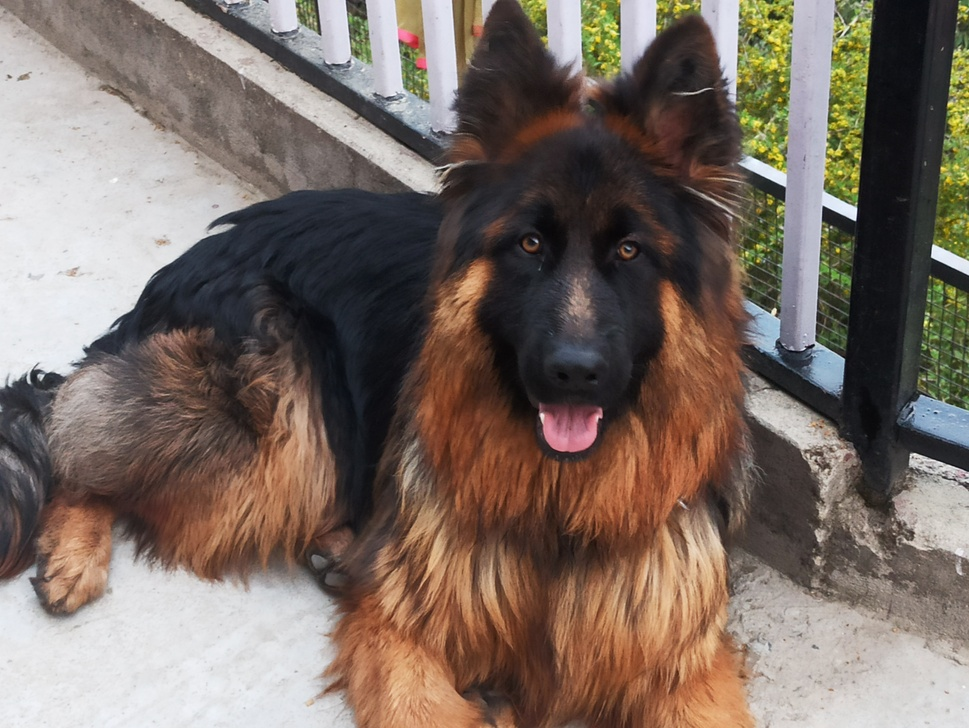
#> input picture dog.jpg, 969 x 728 px, shrunk from 4624 x 3472 before the run
$ jupyter execute --allow-errors svdAndpca.ipynb
#> lines starting #> are read from the running program, lines starting #| are printed output that depends on the picture; long printed decimals are rounded
[cell 1]
import numpy as np
from PIL import Image
import matplotlib.pyplot as plt
import cv2


img = Image.open("dog.jpg").convert('L')
plt.imshow(img)

imgArr = np.array(img)
u, s, v = np.linalg.svd(imgArr)
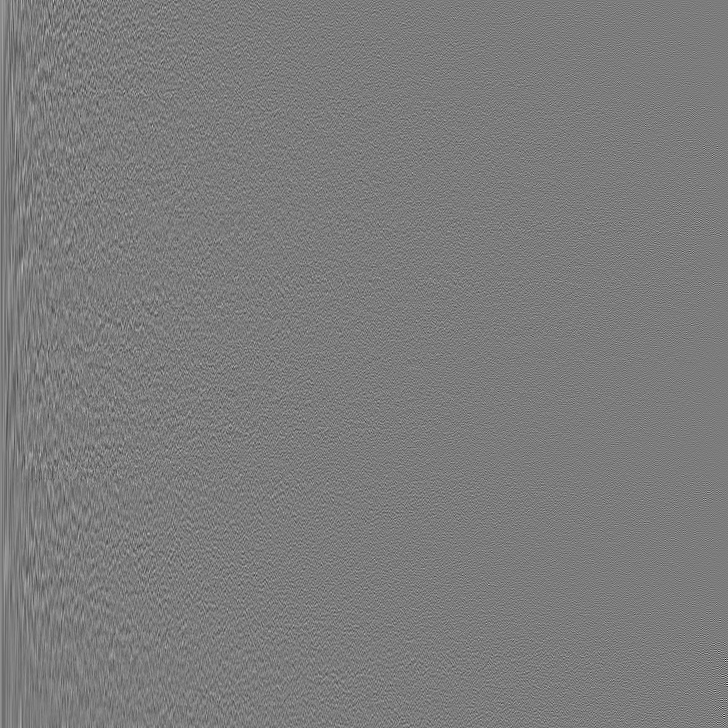
#> u: shape (728, 728) float64; min -0.326, max 0.342, mean 4.65e-05; drawn with min black and max white
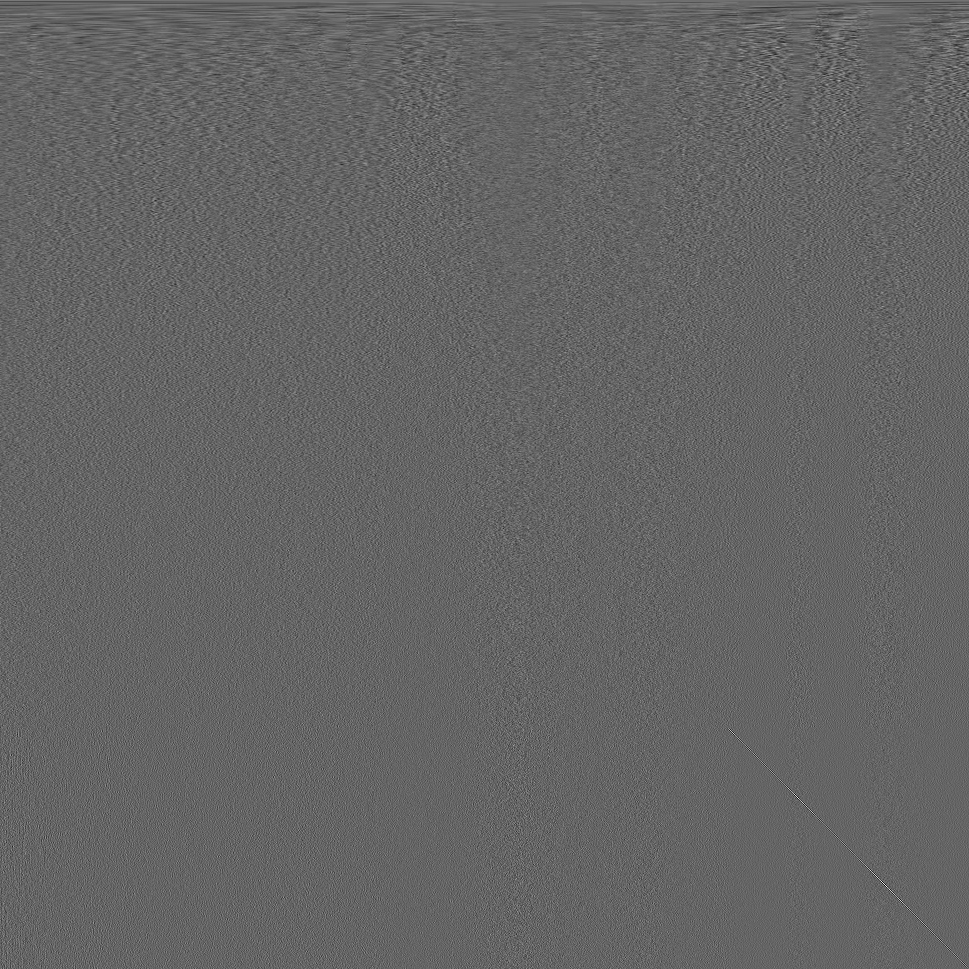
#> v: shape (969, 969) float64; min -0.256, max 0.39, mean 5.32e-05; drawn with min black and max white
#> s = 728 values, max 102310 at index 0, min 4.64 at index 727, mean 617.3
k=50
uk = u[:, :k]
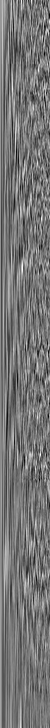
#> uk: shape (728, 50) float64; min -0.139, max 0.163, mean 0.000655; drawn with min black and max white
sk = s[:k]
#> sk = 50 values, max 102310 at index 0, min 1298.3 at index 49, mean 6054.8
vk = v[:k, :]


h, w = imgArr.shape
#> h = 728; w = 969
size = img.size
#> size = (969, 728)
size = size[0]*size[1]
#> size = 705432

compSize = k*(h+w+k)
#> compSize = 87350
svdComp = size/compSize
#> svdComp = 8.08
# print(size, svdComp)


imgCompressed = np.dot(uk, np.dot(np.diag(sk), vk))
compRatioSVD = (k*(imgArr.shape[0] + imgArr.shape[1] + k))/(imgArr.shape[0]*imgArr.shape[1])
#> compRatioSVD = 0.124
# imgCompressed = Image.fromarray(imgCompressed.astype('uint8'), 'L')
# plt.imshow(imgCompressed)

# low_rank = np.dot(uk, np.dot(np.diag(sk), vk))
plt.figure(figsize=(16, 8))
plt.imshow(imgCompressed)
cv2.imwrite("dogSVD.jpg", imgCompressed)

# cv2.imwrite("dogSVD.jpg", imgCompressed)

print("Compression ratio:", svdComp)
#| Compression ratio: 8.076

[cell 2]
img = cv2.imread('dog.jpg')
#> img: shape (728, 969, 3)
# plt.imshow(img)

red,green,blue = cv2.split(img)
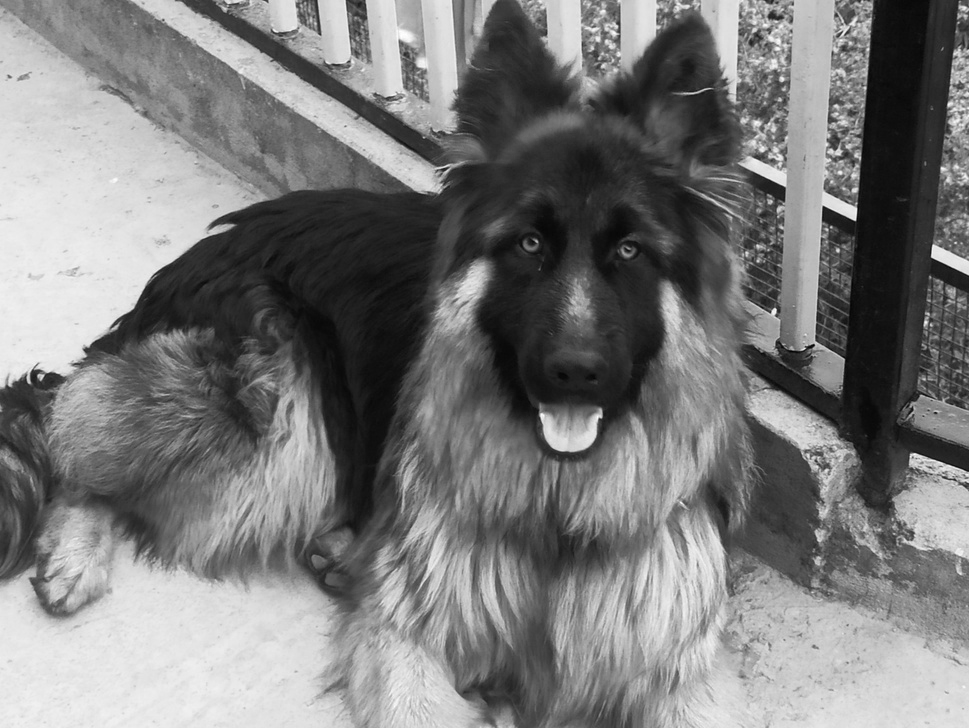
#> blue: shape (728, 969); min 2, max 255, mean 122.8

[cell 3]
from sklearn.decomposition import PCA

# k = 50
pca = PCA(k)


redMatrix  =pca.fit_transform(red)
invMatrixRed = pca.inverse_transform(redMatrix)


greenMatrix=pca.fit_transform(green)
invMatrixGreen = pca.inverse_transform(greenMatrix)
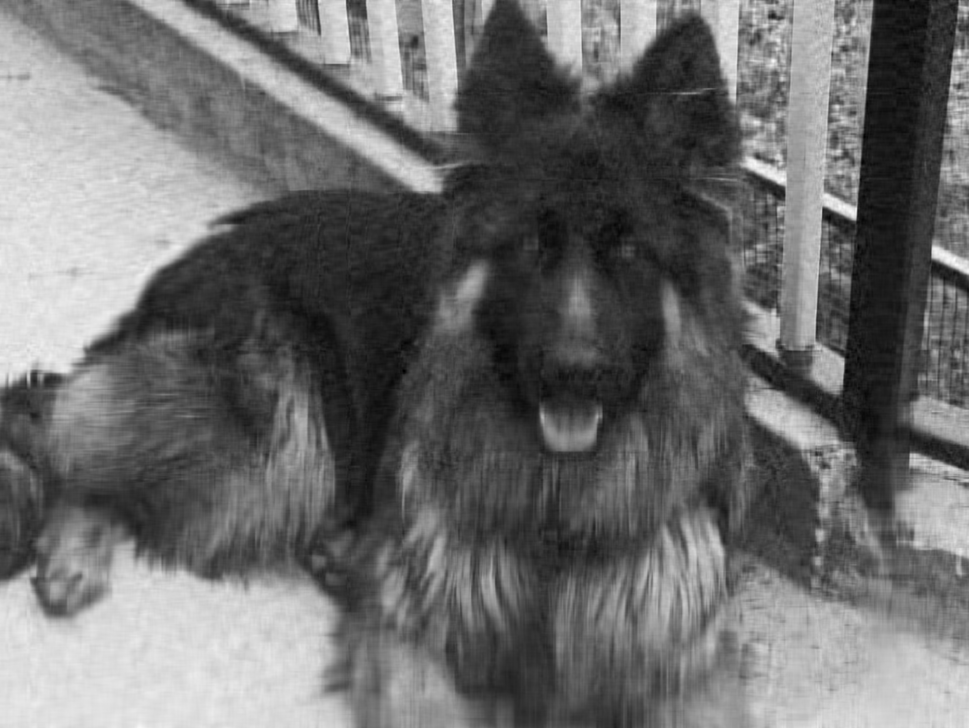
#> invMatrixGreen: shape (728, 969) float64; min -10.97, max 267.4, mean 109; drawn with min black and max white


blueMatrix=pca.fit_transform(blue)
invMatrixBlue = pca.inverse_transform(blueMatrix)


img2 = (np.dstack((invMatrixRed,invMatrixGreen,invMatrixBlue))).astype(np.uint8)
# plt.imshow(img2)
img2 = np.zeros_like(img)
img2[:,:,0] = invMatrixRed
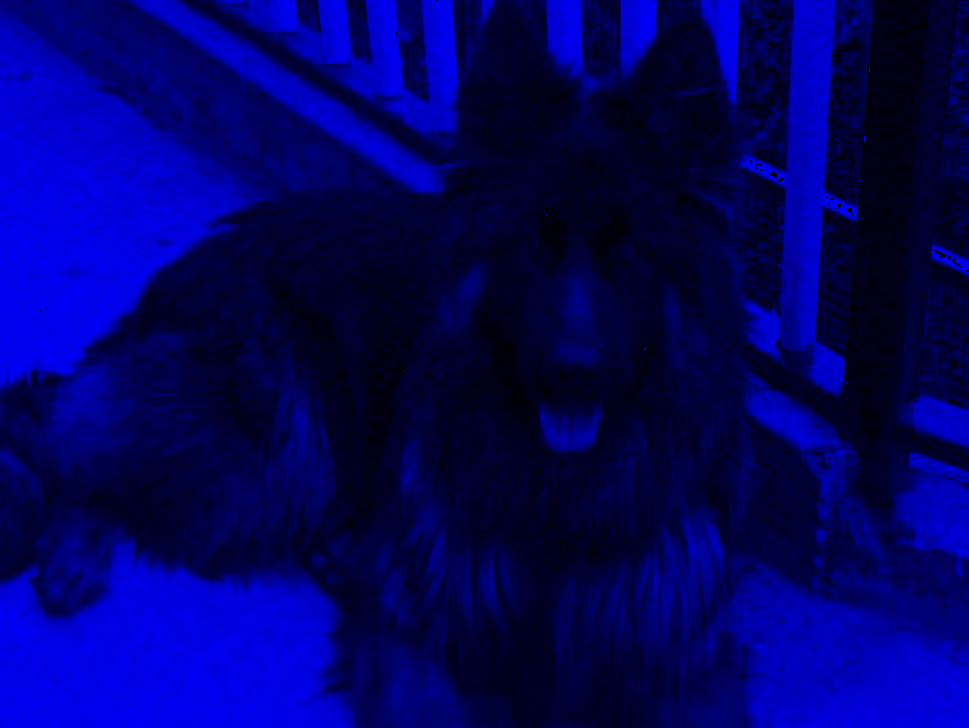
#> img2: shape (728, 969, 3); mean of channels 0, 1, 2 99.4, 0, 0; drawn as B, G, R
img2[:,:,1] = invMatrixGreen
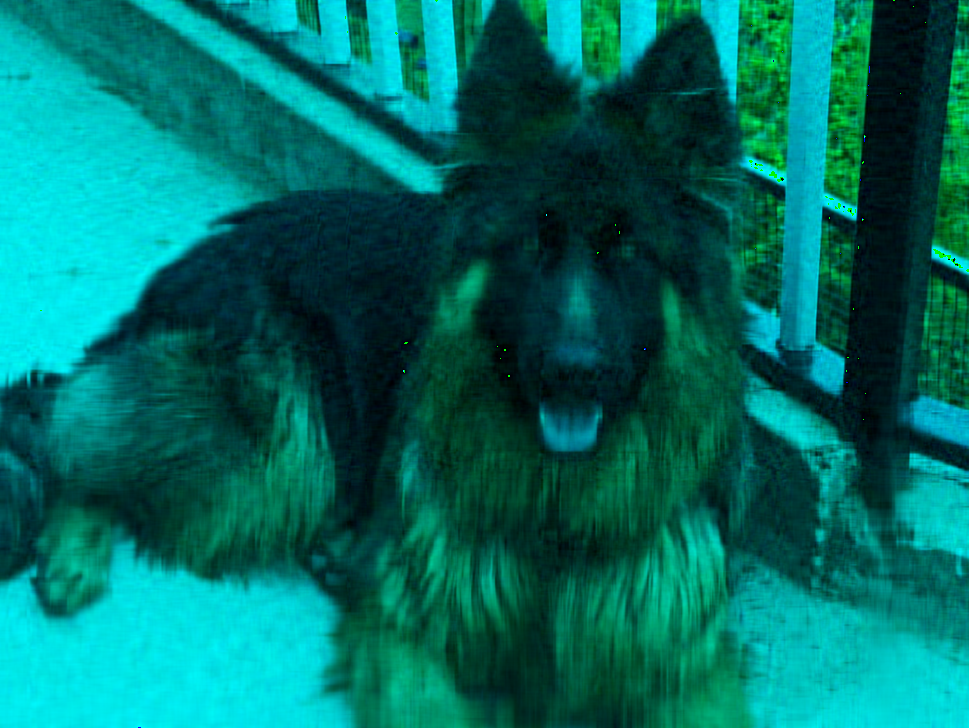
#> img2: shape (728, 969, 3); mean of channels 0, 1, 2 99.4, 108.5, 0; drawn as B, G, R
img2[:,:,2] = invMatrixBlue

cv2.imwrite('compressed.jpg',img2)

plt.imshow(img2)

compression_ratio = (k*(img2.shape[0] + img2.shape[1] + k))/(img2.shape[0]*img2.shape[1])
#> compression_ratio = 0.124
print("Compression ratio:", compression_ratio)
#| Compression ratio: 0.1238

[cell 4]
print("SVD compression ratio:", svdComp)
#| SVD compression ratio: 8.076
print("PCA compression ratio:", compression_ratio)
#| PCA compression ratio: 0.1238

$ run again, with s.webp saved as dog.jpg
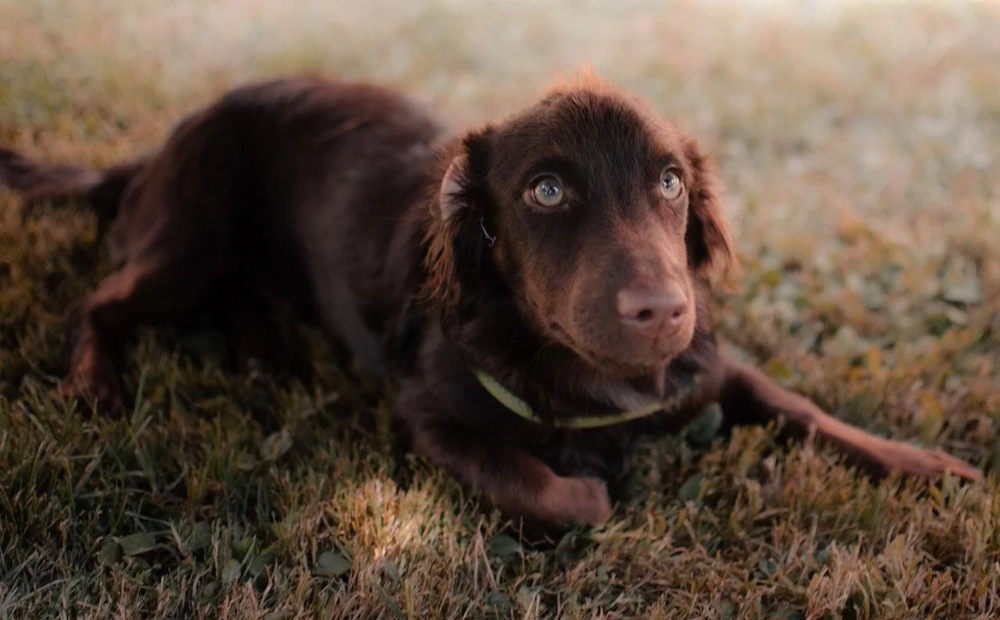
#> input picture s.webp, 1000 x 620 px, shrunk from 1280 x 793 before the run
#> `u, s, v = np.linalg.svd(imgArr)`:
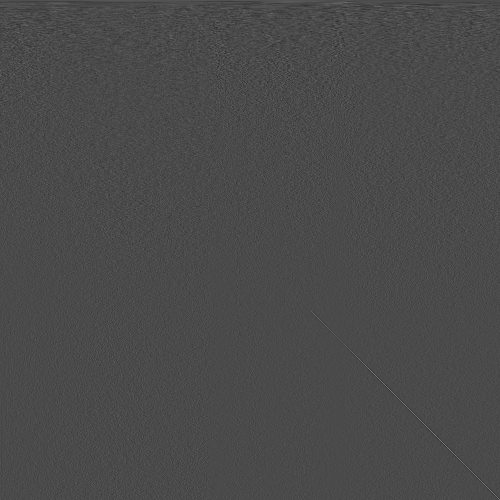
#> v: shape (1000, 1000) float64 (shown at 1/2 size); min -0.229, max 0.553, mean 3.67e-05; drawn with min black and max white
#> s = 620 values, max 73561.5 at index 0, min 3.35 at index 619, mean 396
#> sk = 50 values, max 73561.5 at index 0, min 827.2 at index 49, mean 3781.5
#| Compression ratio: 7.425
#> `img2[:,:,1] = invMatrixGreen`:
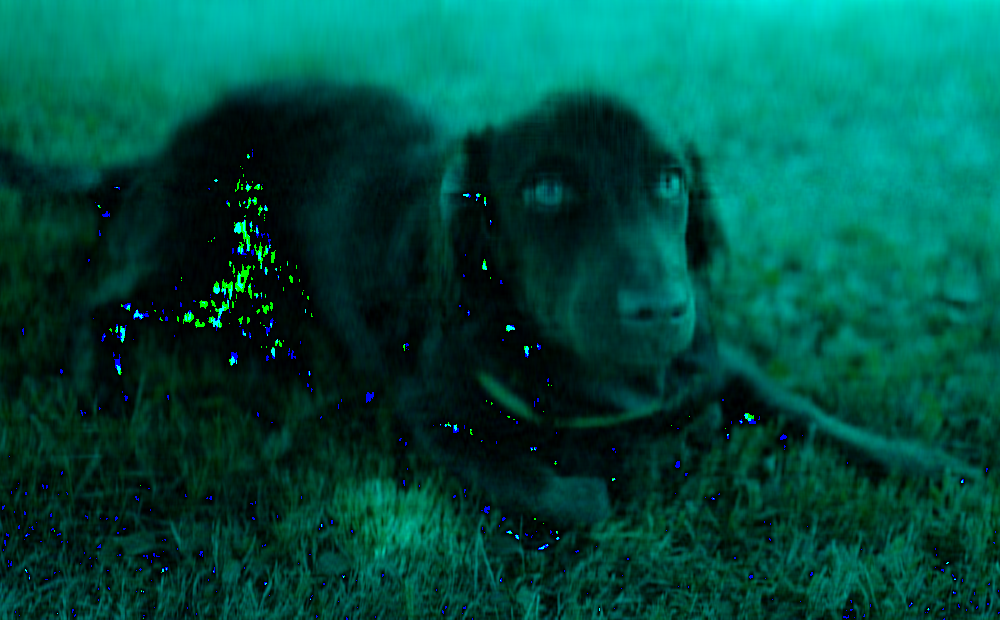
#> img2: shape (620, 1000, 3); mean of channels 0, 1, 2 63, 76.4, 0; drawn as B, G, R
#| Compression ratio: 0.1347
#| SVD compression ratio: 7.425
#| PCA compression ratio: 0.1347
